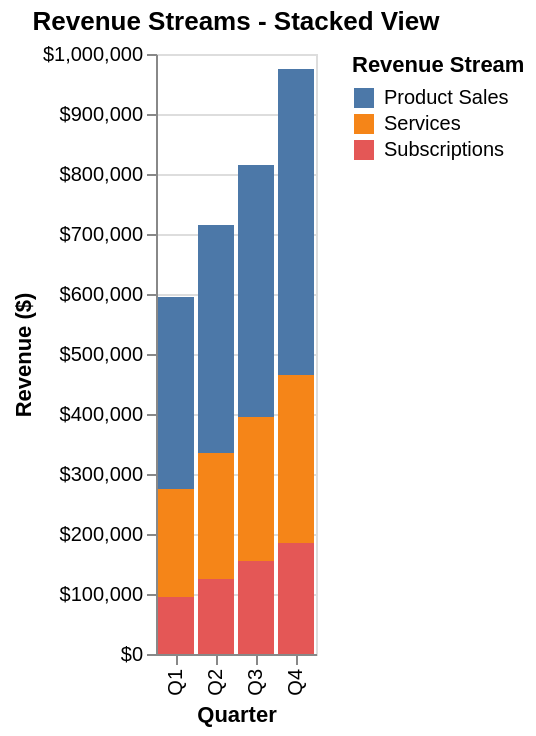

The Vega-Lite source for this figure:
### Vega-Lite specification from a JSON file in a GitHub repository (floating-point values rounded to 4 significant figures)
{"$schema": "https://vega.github.io/schema/vega-lite/v5.json", "description": "Revenue streams by quarter", "data": {"values": [{"quarter": "Q1", "stream": "Product Sales", "revenue": 320000}, {"quarter": "Q1", "stream": "Services", "revenue": 180000}, {"quarter": "Q1", "stream": "Subscriptions", "revenue": 95000}, {"quarter": "Q2", "stream": "Product Sales", "revenue": 380000}, {"quarter": "Q2", "stream": "Services", "revenue": 210000}, {"quarter": "Q2", "stream": "Subscriptions", "revenue": 125000}, {"quarter": "Q3", "stream": "Product Sales", "revenue": 420000}, {"quarter": "Q3", "stream": "Services", "revenue": 240000}, {"quarter": "Q3", "stream": "Subscriptions", "revenue": 155000}, {"quarter": "Q4", "stream": "Product Sales", "revenue": 510000}, {"quarter": "Q4", "stream": "Services", "revenue": 280000}, {"quarter": "Q4", "stream": "Subscriptions", "revenue": 185000}]}, "mark": "bar", "encoding": {"x": {"field": "quarter", "type": "nominal", "axis": {"title": "Quarter"}}, "y": {"field": "revenue", "type": "quantitative", "axis": {"title": "Revenue ($)", "format": "$,.0f"}}, "color": {"field": "stream", "type": "nominal", "legend": {"title": "Revenue Stream"}}}, "title": "Revenue Streams - Stacked View"}
